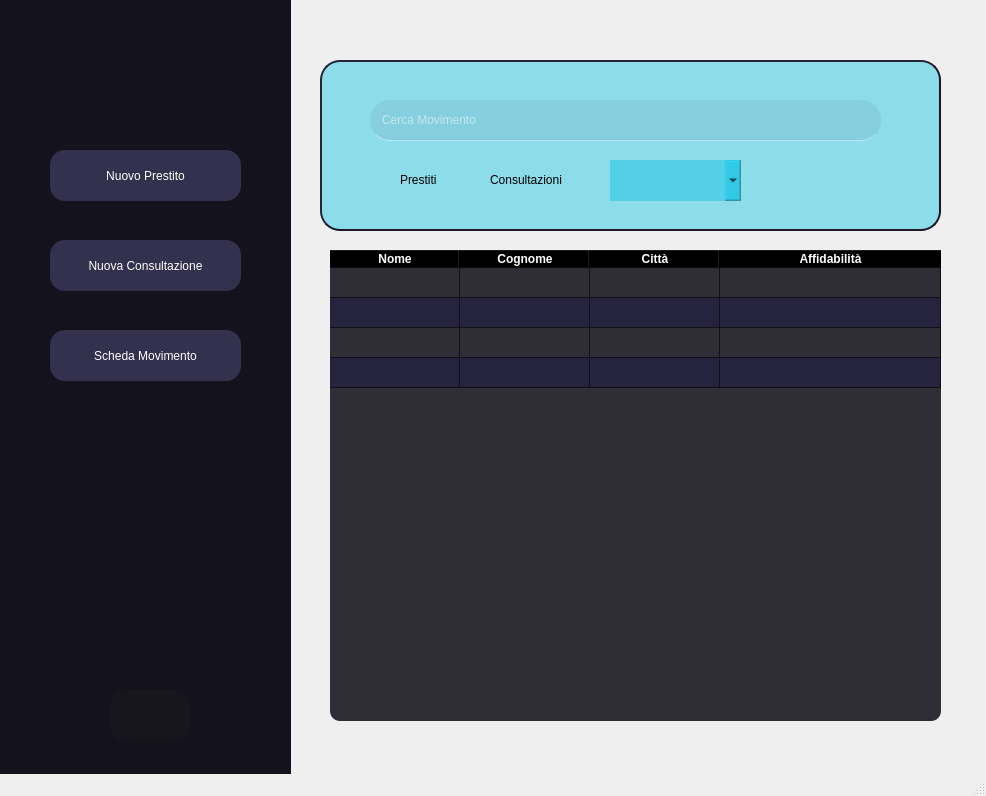
<?xml version="1.0" encoding="UTF-8"?>
<ui version="4.0">
 <class>MainWindow</class>
 <widget class="QMainWindow" name="MainWindow">
  <property name="geometry">
   <rect>
    <x>0</x>
    <y>0</y>
    <width>986</width>
    <height>796</height>
   </rect>
  </property>
  <property name="windowTitle">
   <string>MainWindow</string>
  </property>
  <widget class="QWidget" name="centralwidget">
   <widget class="QFrame" name="frame_3">
    <property name="geometry">
     <rect>
      <x>0</x>
      <y>0</y>
      <width>291</width>
      <height>851</height>
     </rect>
    </property>
    <property name="styleSheet">
     <string notr="true">border:none;
background-color:rgb(20, 18, 29)</string>
    </property>
    <property name="frameShape">
     <enum>QFrame::StyledPanel</enum>
    </property>
    <property name="frameShadow">
     <enum>QFrame::Raised</enum>
    </property>
    <widget class="QPushButton" name="loanButton">
     <property name="geometry">
      <rect>
       <x>50</x>
       <y>150</y>
       <width>191</width>
       <height>51</height>
      </rect>
     </property>
     <property name="styleSheet">
      <string notr="true">QPushButton 
{
border-radius:15px;
background-color: rgb(51, 49, 77);
color:rgb(255, 255, 255);
}
QPushButton::pressed
{
	background-color:rgb(30, 97, 255)
}</string>
     </property>
     <property name="text">
      <string>Nuovo Prestito</string>
     </property>
     <property name="icon">
      <iconset>
       <normaloff>../img/Icona Prestito.png</normaloff>../img/Icona Prestito.png</iconset>
     </property>
     <property name="iconSize">
      <size>
       <width>40</width>
       <height>40</height>
      </size>
     </property>
    </widget>
    <widget class="QPushButton" name="consultationButton">
     <property name="geometry">
      <rect>
       <x>50</x>
       <y>240</y>
       <width>191</width>
       <height>51</height>
      </rect>
     </property>
     <property name="styleSheet">
      <string notr="true">QPushButton 
{
border-radius:15px;
background-color: rgb(51, 49, 77);
color:rgb(255, 255, 255);
}
QPushButton::pressed
{
	background-color:rgb(30, 97, 255)
}</string>
     </property>
     <property name="text">
      <string>Nuova Consultazione</string>
     </property>
     <property name="icon">
      <iconset>
       <normaloff>../img/Icona Consultazione.png</normaloff>../img/Icona Consultazione.png</iconset>
     </property>
     <property name="iconSize">
      <size>
       <width>40</width>
       <height>40</height>
      </size>
     </property>
    </widget>
    <widget class="QLabel" name="labelicon">
     <property name="geometry">
      <rect>
       <x>90</x>
       <y>20</y>
       <width>121</width>
       <height>101</height>
      </rect>
     </property>
     <property name="styleSheet">
      <string notr="true">background-color:transparent;</string>
     </property>
     <property name="text">
      <string/>
     </property>
     <property name="textFormat">
      <enum>Qt::RichText</enum>
     </property>
     <property name="pixmap">
      <pixmap>../img/Babelib-removebg-preview.png</pixmap>
     </property>
     <property name="scaledContents">
      <bool>true</bool>
     </property>
    </widget>
    <widget class="QPushButton" name="backButton">
     <property name="geometry">
      <rect>
       <x>110</x>
       <y>690</y>
       <width>81</width>
       <height>51</height>
      </rect>
     </property>
     <property name="styleSheet">
      <string notr="true">QPushButton 
{
	border-radius:16px;
	background-color: rgb(24, 22, 29);
}
QPushButton::pressed
{
	background-color:rgb(95, 95, 95)
}</string>
     </property>
     <property name="text">
      <string/>
     </property>
     <property name="icon">
      <iconset>
       <normaloff>../img/go back.png</normaloff>../img/go back.png</iconset>
     </property>
     <property name="iconSize">
      <size>
       <width>40</width>
       <height>40</height>
      </size>
     </property>
    </widget>
    <widget class="QPushButton" name="infoButton">
     <property name="geometry">
      <rect>
       <x>50</x>
       <y>330</y>
       <width>191</width>
       <height>51</height>
      </rect>
     </property>
     <property name="styleSheet">
      <string notr="true">QPushButton 
{
border-radius:15px;
background-color: rgb(51, 49, 77);
color:rgb(255, 255, 255);
}
QPushButton::pressed
{
	background-color:rgb(30, 97, 255)
}</string>
     </property>
     <property name="text">
      <string>Scheda Movimento</string>
     </property>
     <property name="icon">
      <iconset>
       <normaloff>../img/Icona Information.png</normaloff>../img/Icona Information.png</iconset>
     </property>
     <property name="iconSize">
      <size>
       <width>40</width>
       <height>40</height>
      </size>
     </property>
    </widget>
   </widget>
   <widget class="QFrame" name="frame">
    <property name="geometry">
     <rect>
      <x>320</x>
      <y>60</y>
      <width>621</width>
      <height>171</height>
     </rect>
    </property>
    <property name="styleSheet">
     <string notr="true">border-radius: 20px;
border-style: outset;
border-width: 2px;
border-color:rgb(27,25,39);
background-color:rgba(0, 192, 225, 105)</string>
    </property>
    <property name="frameShape">
     <enum>QFrame::StyledPanel</enum>
    </property>
    <property name="frameShadow">
     <enum>QFrame::Raised</enum>
    </property>
    <widget class="QLineEdit" name="searchField">
     <property name="geometry">
      <rect>
       <x>50</x>
       <y>40</y>
       <width>511</width>
       <height>41</height>
      </rect>
     </property>
     <property name="styleSheet">
      <string notr="true">border:none;
background-color: rgba(23, 28, 78, 17);
color:rgb(255, 255, 255);
font: 14pt &quot;Source Code Pro for Powerline&quot;;
border:none;
border-bottom: 1px solid rgba(255, 255, 255, 100);

padding: 10px</string>
     </property>
     <property name="text">
      <string/>
     </property>
     <property name="frame">
      <bool>true</bool>
     </property>
     <property name="cursorPosition">
      <number>0</number>
     </property>
     <property name="dragEnabled">
      <bool>false</bool>
     </property>
     <property name="placeholderText">
      <string>Cerca Movimento</string>
     </property>
     <property name="clearButtonEnabled">
      <bool>false</bool>
     </property>
    </widget>
    <widget class="QComboBox" name="searchMode">
     <property name="geometry">
      <rect>
       <x>290</x>
       <y>100</y>
       <width>131</width>
       <height>41</height>
      </rect>
     </property>
     <property name="palette">
      <palette>
       <active>
        <colorrole role="Button">
         <brush brushstyle="SolidPattern">
          <color alpha="105">
           <red>0</red>
           <green>192</green>
           <blue>225</blue>
          </color>
         </brush>
        </colorrole>
        <colorrole role="Base">
         <brush brushstyle="SolidPattern">
          <color alpha="105">
           <red>0</red>
           <green>192</green>
           <blue>225</blue>
          </color>
         </brush>
        </colorrole>
        <colorrole role="Window">
         <brush brushstyle="SolidPattern">
          <color alpha="105">
           <red>0</red>
           <green>192</green>
           <blue>225</blue>
          </color>
         </brush>
        </colorrole>
       </active>
       <inactive>
        <colorrole role="Button">
         <brush brushstyle="SolidPattern">
          <color alpha="105">
           <red>0</red>
           <green>192</green>
           <blue>225</blue>
          </color>
         </brush>
        </colorrole>
        <colorrole role="Base">
         <brush brushstyle="SolidPattern">
          <color alpha="105">
           <red>0</red>
           <green>192</green>
           <blue>225</blue>
          </color>
         </brush>
        </colorrole>
        <colorrole role="Window">
         <brush brushstyle="SolidPattern">
          <color alpha="105">
           <red>0</red>
           <green>192</green>
           <blue>225</blue>
          </color>
         </brush>
        </colorrole>
       </inactive>
       <disabled>
        <colorrole role="Button">
         <brush brushstyle="SolidPattern">
          <color alpha="105">
           <red>0</red>
           <green>192</green>
           <blue>225</blue>
          </color>
         </brush>
        </colorrole>
        <colorrole role="Base">
         <brush brushstyle="SolidPattern">
          <color alpha="105">
           <red>0</red>
           <green>192</green>
           <blue>225</blue>
          </color>
         </brush>
        </colorrole>
        <colorrole role="Window">
         <brush brushstyle="SolidPattern">
          <color alpha="105">
           <red>0</red>
           <green>192</green>
           <blue>225</blue>
          </color>
         </brush>
        </colorrole>
       </disabled>
      </palette>
     </property>
     <property name="styleSheet">
      <string notr="true">QComboBox{
	border: none;
}

QAbstractView{
	background-color: rgb(3, 158, 182);
}

QWidget{
	border-radius: 0px;
}

</string>
     </property>
     <property name="currentIndex">
      <number>0</number>
     </property>
     <property name="maxVisibleItems">
      <number>7</number>
     </property>
     <property name="frame">
      <bool>true</bool>
     </property>
     <item>
      <property name="text">
       <string/>
      </property>
     </item>
     <item>
      <property name="text">
       <string>Titolo</string>
      </property>
     </item>
     <item>
      <property name="text">
       <string>Utente</string>
      </property>
     </item>
     <item>
      <property name="text">
       <string>Data</string>
      </property>
     </item>
     <item>
      <property name="text">
       <string>ISBN</string>
      </property>
     </item>
    </widget>
    <widget class="QRadioButton" name="loanRadio">
     <property name="geometry">
      <rect>
       <x>60</x>
       <y>110</y>
       <width>71</width>
       <height>20</height>
      </rect>
     </property>
     <property name="styleSheet">
      <string notr="true">border:none;
background-color:transparent;</string>
     </property>
     <property name="text">
      <string>Prestiti</string>
     </property>
    </widget>
    <widget class="QRadioButton" name="consultationRadio">
     <property name="geometry">
      <rect>
       <x>150</x>
       <y>110</y>
       <width>111</width>
       <height>20</height>
      </rect>
     </property>
     <property name="styleSheet">
      <string notr="true">border:none;
background-color:transparent;</string>
     </property>
     <property name="text">
      <string>Consultazioni</string>
     </property>
    </widget>
   </widget>
   <widget class="QLabel" name="label">
    <property name="geometry">
     <rect>
      <x>330</x>
      <y>30</y>
      <width>61</width>
      <height>51</height>
     </rect>
    </property>
    <property name="text">
     <string/>
    </property>
    <property name="textFormat">
     <enum>Qt::RichText</enum>
    </property>
    <property name="pixmap">
     <pixmap>../img/Icona Movimenti.png</pixmap>
    </property>
    <property name="scaledContents">
     <bool>true</bool>
    </property>
   </widget>
   <widget class="QTableWidget" name="movementTable">
    <property name="enabled">
     <bool>true</bool>
    </property>
    <property name="geometry">
     <rect>
      <x>330</x>
      <y>250</y>
      <width>611</width>
      <height>471</height>
     </rect>
    </property>
    <property name="sizePolicy">
     <sizepolicy hsizetype="Preferred" vsizetype="Preferred">
      <horstretch>40</horstretch>
      <verstretch>40</verstretch>
     </sizepolicy>
    </property>
    <property name="minimumSize">
     <size>
      <width>100</width>
      <height>200</height>
     </size>
    </property>
    <property name="sizeIncrement">
     <size>
      <width>0</width>
      <height>0</height>
     </size>
    </property>
    <property name="mouseTracking">
     <bool>false</bool>
    </property>
    <property name="tabletTracking">
     <bool>false</bool>
    </property>
    <property name="accessibleName">
     <string/>
    </property>
    <property name="autoFillBackground">
     <bool>false</bool>
    </property>
    <property name="styleSheet">
     <string notr="true">background-color: rgb(27, 25, 39);
font: 14pt &quot;Source Code Pro for Powerline&quot;;
background-color:qlineargradient(spread:reflect, x1:0, y1:0, x2:1, y2:0, stop:0 rgba(56, 54, 65, 255), stop:1 rgba(56, 54, 65, 130));
qproperty-alignment: 'AlignLeft';
background-color: rgb(16, 14, 23,220);
alternate-background-color: rgb(38, 35, 63);
color: white;
border:none;
border-radius:10px;</string>
    </property>
    <property name="lineWidth">
     <number>1</number>
    </property>
    <property name="verticalScrollBarPolicy">
     <enum>Qt::ScrollBarAsNeeded</enum>
    </property>
    <property name="horizontalScrollBarPolicy">
     <enum>Qt::ScrollBarAlwaysOff</enum>
    </property>
    <property name="dragDropOverwriteMode">
     <bool>true</bool>
    </property>
    <property name="alternatingRowColors">
     <bool>true</bool>
    </property>
    <property name="selectionBehavior">
     <enum>QAbstractItemView::SelectRows</enum>
    </property>
    <property name="gridStyle">
     <enum>Qt::SolidLine</enum>
    </property>
    <property name="sortingEnabled">
     <bool>true</bool>
    </property>
    <property name="rowCount">
     <number>4</number>
    </property>
    <attribute name="horizontalHeaderVisible">
     <bool>true</bool>
    </attribute>
    <attribute name="horizontalHeaderCascadingSectionResizes">
     <bool>false</bool>
    </attribute>
    <attribute name="horizontalHeaderDefaultSectionSize">
     <number>130</number>
    </attribute>
    <attribute name="horizontalHeaderHighlightSections">
     <bool>false</bool>
    </attribute>
    <attribute name="horizontalHeaderMinimumSectionSize">
     <number>50</number>
    </attribute>
    <attribute name="horizontalHeaderShowSortIndicator" stdset="0">
     <bool>true</bool>
    </attribute>
    <attribute name="horizontalHeaderStretchLastSection">
     <bool>true</bool>
    </attribute>
    <attribute name="verticalHeaderVisible">
     <bool>false</bool>
    </attribute>
    <attribute name="verticalHeaderCascadingSectionResizes">
     <bool>false</bool>
    </attribute>
    <attribute name="verticalHeaderHighlightSections">
     <bool>true</bool>
    </attribute>
    <attribute name="verticalHeaderShowSortIndicator" stdset="0">
     <bool>false</bool>
    </attribute>
    <attribute name="verticalHeaderStretchLastSection">
     <bool>false</bool>
    </attribute>
    <row>
     <property name="text">
      <string>New Row</string>
     </property>
    </row>
    <row>
     <property name="text">
      <string>New Row</string>
     </property>
    </row>
    <row>
     <property name="text">
      <string>New Row</string>
     </property>
    </row>
    <row>
     <property name="text">
      <string>New Row</string>
     </property>
    </row>
    <column>
     <property name="text">
      <string>Nome</string>
     </property>
     <property name="font">
      <font>
       <weight>75</weight>
       <bold>true</bold>
      </font>
     </property>
    </column>
    <column>
     <property name="text">
      <string>Cognome</string>
     </property>
     <property name="font">
      <font>
       <weight>75</weight>
       <bold>true</bold>
      </font>
     </property>
    </column>
    <column>
     <property name="text">
      <string>Città</string>
     </property>
     <property name="font">
      <font>
       <weight>75</weight>
       <bold>true</bold>
      </font>
     </property>
    </column>
    <column>
     <property name="text">
      <string>Affidabilità</string>
     </property>
     <property name="font">
      <font>
       <weight>75</weight>
       <bold>true</bold>
      </font>
     </property>
    </column>
    <item row="0" column="0">
     <property name="text">
      <string/>
     </property>
     <property name="flags">
      <set>ItemIsEnabled</set>
     </property>
    </item>
   </widget>
  </widget>
  <widget class="QStatusBar" name="statusbar"/>
 </widget>
 <resources/>
 <connections/>
</ui>
